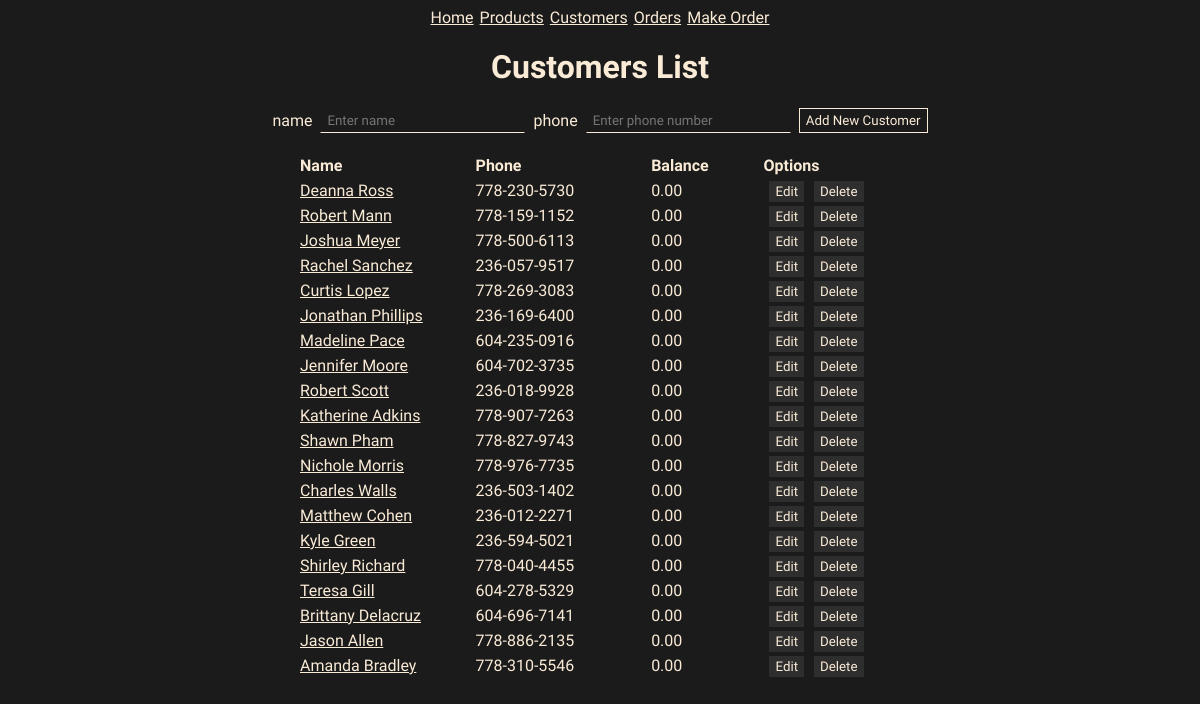
The page /customers on the database as committed earlier.
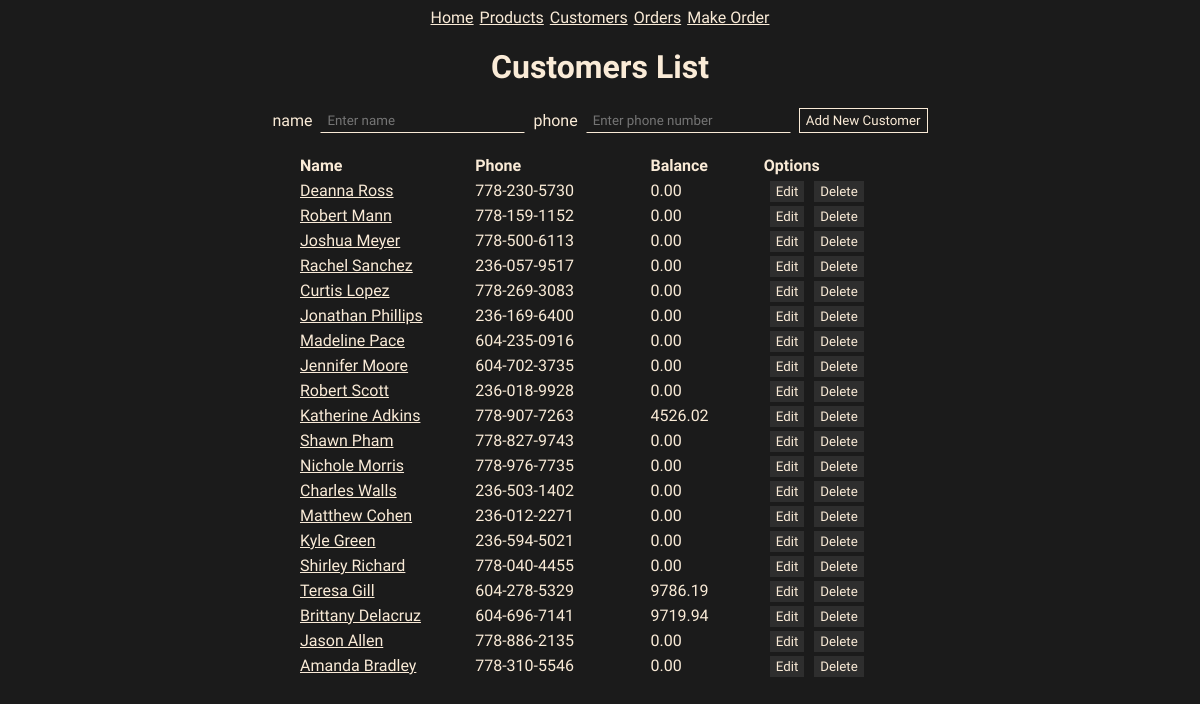
The same page on the database as committed later.
### models.py (models this page shows)
class Customer(db.Model):
    id = mapped_column(Integer, primary_key=True)
    name = mapped_column(String(50), nullable=False, unique=True)
    phone = mapped_column(String(50), nullable=False)
    balance = mapped_column(Numeric, nullable=False, default=0)
    orders = relationship("Order", back_populates="customer")
    def to_json(self):
        self.balance = round(self.balance, 2)
        return {
            "id":self.id,
            "name":self.name,
            "phone": self.phone,
            "balance": self.balance
        }

### app.py (the view)
@app.route("/customers", methods=['GET', 'POST'])
def customers_list():
    if request.method == 'POST':
        name = request.form['name']
        phone =request.form['phone']
        new_customer = Customer(name=name, phone=phone)
        db.session.add(new_customer)
        db.session.commit()
        return redirect("/customers")
    else:
        statement = db.select(Customer).order_by(Customer.id)
        results = db.session.execute(statement)
        customers = []
        for customer in results.scalars():
            json_record = Customer.to_json(customer)
            customers.append(json_record)
        return render_template("customers.html", customers = customers)

### templates/customers.html
{% extends "base.html" %}
{% block content %}
<h1>Customers List</h1>
<div class="container">
    <form action="/customers" method="POST">
        name<input type="text" name="name" placeholder="Enter name">
        phone<input type="text" name="phone" placeholder="Enter phone number">
        <input type="submit" value="Add New Customer" class="button">
    </form>
    <table>
        <thead>
            <tr>
                <th scope="col" width="90">Name</th>
                <th scope="col" width="90">Phone</th>
                <th scope="col" width="40">Balance</th>
                <th scope="col" width="70">Options</th>
            </tr>
        </thead>
        <tbody>
            {% for customer in customers %}
            <tr>
                <td><a href="/customer/{{customer.id}}">{{ customer.name }}</a></td>
                <td>{{ customer.phone }}</td>
                <td>{{ customer.balance }}</td>
                <td>
                    <a href="/customer/update/{{customer.id}}" class="btn">Edit</a>
                    <a href="/customer/delete/{{customer.id}}" class="btn"
                        onclick="return confirm('Are you sure to delete?')">Delete</a>
                </td>
            </tr>
            {% endfor %}
        </tbody>
    </table>
</div>
{% endblock %}

### templates/base.html (shortened to what this page needs)
<!doctype html>
<html lang="en">
<head>
    <link rel="stylesheet" type="text/css" href="{{ url_for('static', filename='style.css') }}">
</head>
<body>
    <div class="container">
        <nav>
            <a href="{{ url_for('home') }}">Home</a>
            <a href="{{ url_for('products_list') }}">Products</a>
            <a href="{{ url_for('customers_list') }}">Customers</a>
            <a href="{{ url_for('orders_list') }}">Orders</a>
            <a href="{{ url_for('make_order') }}">Make Order</a>
        </nav>
        {% block content %}
        {% endblock %}
    </div>
</body>
</html>

### static/style.css (style rules this page uses)
:root { --font-color: antiquewhite; --background: #1b1b1b; --bg-variant: #2e2e2e; --bg-variant-dark: #1f1e1e; }
body { display: flex; align-items: center; justify-content: center; background-color: var(--background); color: var(--font-color); font-family: "Roboto Condensed", sans-serif; }
nav { display: flex; align-items: center; justify-content: center; gap: 6px; }
.container { width: 80vw; max-width: 600px; display: flex; flex-direction: column; align-items: center; justify-content: center; }
a { color: var(--font-color); }
form { display: flex; gap: 6px; align-items: center; justify-content: center; }
table { margin-top: 20px; width: 100%; border-collapse: collapse; }
th, td { text-align: left; padding: 3px 0; }
input[type="text"] { background-color: transparent; font-family: "Roboto Condensed", sans-serif; border: 1px solid var(--background); padding: 4px 6px; border-bottom: 1px solid var(--font-color); margin: 0 2px; outline: none; color: var(--font-color); }
input[type="submit"] { cursor: pointer; font-family: "Roboto Condensed", sans-serif; background-color: transparent; color: var(--font-color); padding: 4px 6px; border: 1px solid var(--font-color); }
.btn { cursor: pointer; font-family: "Roboto Condensed", sans-serif; font-weight: 500; font-size: smaller; background-color: var(--bg-variant); color: var(--font-color); padding: 3px 6px; text-decoration: none; margin-left: 6px; }

Rows that differ between the two databases and show on the page:
changed Customer "Katherine Adkins": balance "0.00" → "4526.02"
changed Customer "Teresa Gill": balance "0.00" → "9786.19"
changed Customer "Brittany Delacruz": balance "0.00" → "9719.94"
